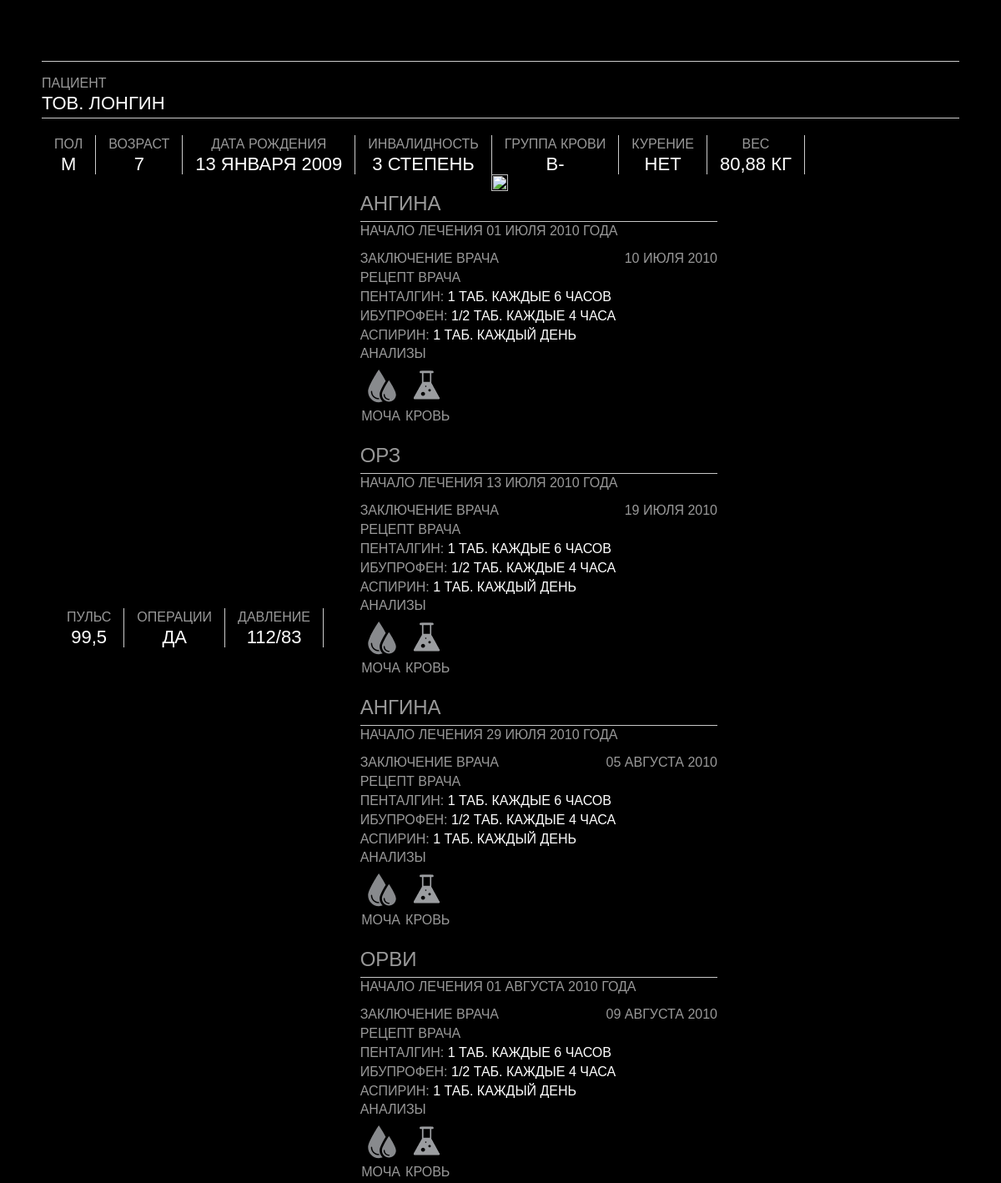
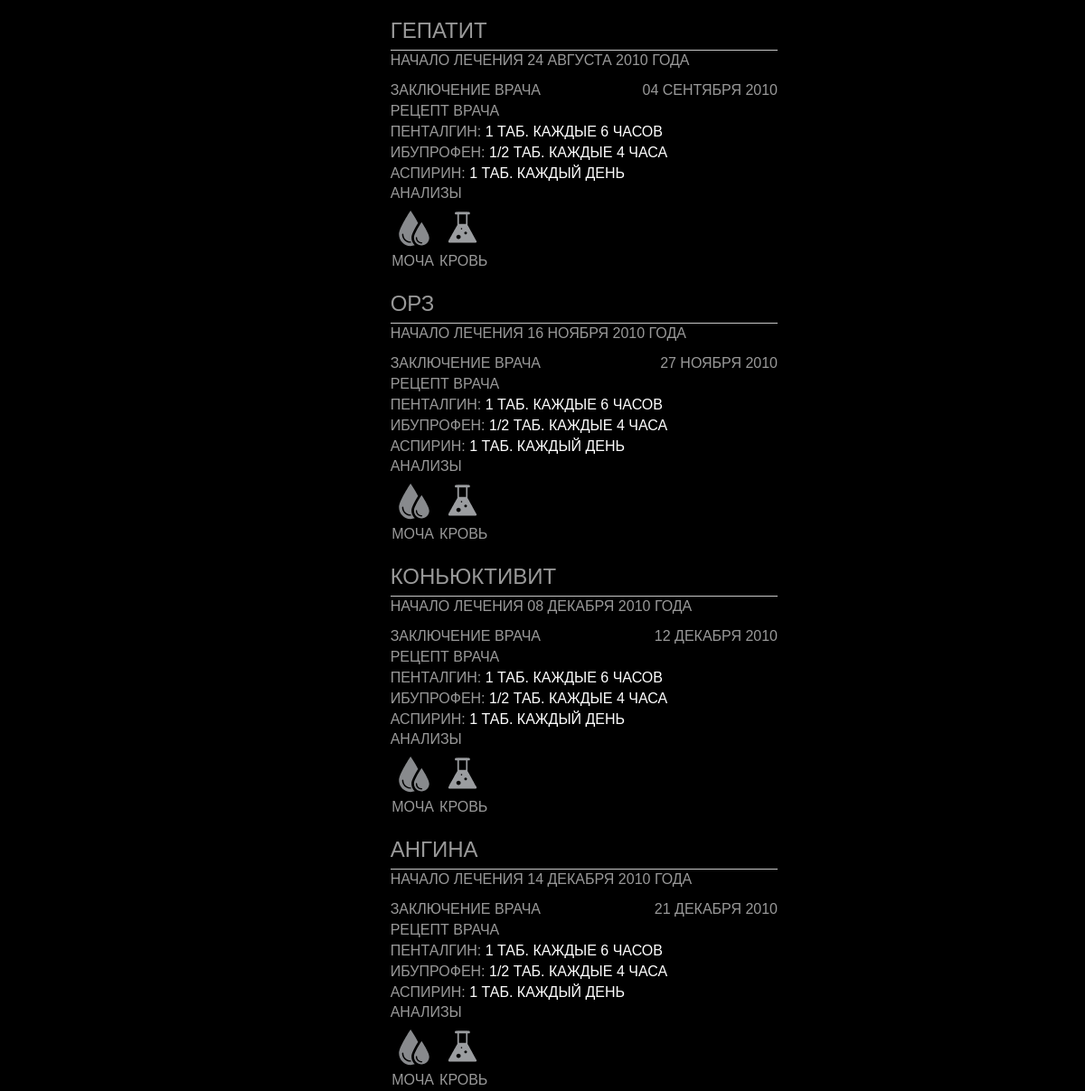
Screenshot of /history/patient/0 with the database file from the repository (2 pictures, top to bottom).
### app/models.py (models this page shows)
class Person(models.Model):
    sex = models.BooleanField()
    name = models.CharField(max_length=250)
    last_name = models.CharField(max_length=250)
    birthday = models.DateField()
    smoker = models.BooleanField()
    diabet = models.BooleanField()
    weight = models.FloatField()
    pressure_l = models.IntegerField()
    pressure_h = models.IntegerField()
    pulse = models.FloatField()
    had_surgery = models.BooleanField()
    blood_type = models.IntegerField()
    class Meta:
        db_table = 'person'
    @property
    def age(self):
        now = datetime.datetime.now()
        current_year = int(now.year)
        birth_year = int(self.birthday.year)
        return current_year - birth_year

class Disease(models.Model):
    start_date = models.DateField()
    end_date = models.DateField()
    id_person = models.ForeignKey(db_column='id_person',
                                  to=Person)
    analysis = models.TextField(null=True)
    medicaments = models.TextField(null=True)
    medical_report = models.TextField(null=True)
    disease = models.TextField(null=True)
    chronical = models.BooleanField()
    surgery = models.BooleanField()
    class Meta:
        db_table = 'disease'

### app/views.py (the view)
def show_patient_info(request, patient_id):
    person = Person.objects.get(id=patient_id)
    diseases = Disease.objects.filter(id_person=patient_id).order_by('start_date')
    context = {'person': person,
               'diseases': diseases}
    return render(request=request,
                  template_name='app/patient/info.html',
                  context=context)

### app/templates/app/patient/info.html (shortened to what this page needs)
{% extends 'app/patient/history.html' %}
{% load staticfiles %}
{% block info %}
<div class="col-md-5">
    <div class="col-md-1 col-md-offset-4">
        <a href="/history/patient/{{ person.id }}/prediction">
            <img src="{% static 'app/img/predictions.png' %}" style="width: 20px; height: 20px"/>
        </a>
    </div>
    {% for disease in diseases %}
    <h3 class="text-uppercase">{{ disease.disease }}</h3>
    <div style="border-bottom: 1px solid #c8c8c8;"></div>
    <p class="text-uppercase">начало лечения {{ disease.start_date | date:"d E Y" }} года</p>
    <div>
        <div class="text-uppercase block-title">заключение врача
            <div style="text-align: right; display: inline-block; float: right;">{{ disease.end_date | date:"d E Y" }}</div>
        </div>
    </div>
    <div class="text-uppercase block-title">рецепт врача</div>
    <div class="block-text">
        <div>Пенталгин: <span style="color: white">1 таб. каждые 6 часов</span></div>
        <div>Ибупрофен: <span style="color: white">1/2 таб. каждые 4 часа</span></div>
        <div>Аспирин: <span style="color: white">1 таб. каждый день</span></div>
    </div>
    <div class="text-uppercase block-title">анализы</div>
    <div>
        <div style="width: 50px; display: inline-block;">
            <img src="{% static 'app/img/analiz33-01.svg' %}"/>
            <div style="text-align: center">Моча</div>
        </div>
        <div style="width: 50px; display: inline-block;">
            <img src="{% static 'app/img/analiz334-01.svg' %}"/>
            <div style="text-align: center">Кровь</div>
        </div>
    </div>
    {% endfor %}
</div>
{% endblock %}

### app/templates/app/patient/history.html
{% extends 'app/layout.html' %}
{% block content %}
    <div class="container-fluid">
        {% include 'app/patient/top_plate.html' %}
        <div class="row">
            {% include 'app/patient/body.html' %}
            {% block info %}{% endblock %}
        </div>
    </div>
{% endblock %}

### app/templates/app/layout.html (shortened to what this page needs)
﻿<!DOCTYPE html>
<html>
<head>
    {% include 'app/styles.html' %}
</head>
<body>
    {% block content %}{% endblock %}
</body>
</html>

### app/templates/app/scripts.html (shortened to what this page needs)
{% load staticfiles %}

### app/templates/app/styles.html
{% load staticfiles %}
<link rel="stylesheet" type="text/css" href="{% static 'app/content/bootstrap.min.css' %}" />
<link rel="stylesheet" type="text/css" href="{% static 'app/content/site.css' %}" />

### app/templates/app/patient/top_plate.html (shortened to what this page needs)
<div class="row">
    <div class="header-name col-md-12">
        <span class="head">Пациент</span>
        <span class="h1">{{ person.last_name }} {{ person.name }}</span>
    </div>
</div>
<div class="row">
    <div class="col-md-1 head-info-block">
    <span>Пол</span>
    <span class="h1">{% if person.sex %}М{% else %}Ж{% endif %}</span>
    </div>
    <div class="col-md-1 head-info-block">
    <span>Возраст</span>
    <span class="h1">{{ person.age }}</span>
    </div>
    <div class="col-md-1 head-info-block">
    <span>Дата рождения</span>
    <span class="h1">{{ person.birthday | date:"d E Y" }}</span>
    </div>
    <div class="col-md-1 head-info-block">
    <span>Инвалидность</span>
    <span class="h1">3 степень</span>
    </div>
    <div class="col-md-1 head-info-block">
    <span>Группа крови</span>
    <span class="h1">
        {% if person.blood_type == 4 %}
            B-
        {% endif %}
    </span>
    </div>
    <div class="col-md-1 head-info-block">
    <span>Курение</span>
    <span class="h1">
        {% if person.smoker %}
            Да
            {% else %}
            Нет
        {% endif %}
    </span>
    </div>
    <div class="col-md-1 head-info-block">
    <span>Вес</span>
    <span class="h1">{{ person.weight | floatformat:2 }} кг</span>
  </div>
</div>

### app/templates/app/patient/body.html
<div class="col-md-4">
    <div id="man-chart" style="width: 100%; height: 500px"></div>
    <div class="row">
      <div class="col-md-4 head-info-block">
        <span>Пульс</span>
        <span class="h1">{{ person.pulse }}</span>
      </div>
    <div class="col-md-4 head-info-block">
        <span>Операции</span>
        <span class="h1">{% if person.had_surgery %}Да{% else %}Нет{% endif %}</span>
      </div>
    <div class="col-md-4 head-info-block">
        <span>Давление</span>
        <span class="h1">{{ person.pressure_h }}/{{ person.pressure_l }}</span>
      </div>
    </div>
</div>

### app/static/app/content/site.css (style rules this page uses)
span.h1 { display: block; color: #ffffff; font-family: "Bebas Neue Regular", sans-serif; font-size: 22px; font-style: normal; font-weight: normal; }
.header-name { border-top: 1px solid #ccc; border-bottom: 1px solid #ccc; padding: 15px 0 5px 0; }
.head-info-block { width: auto; margin-top: 20px; text-align: center; border-right: 1px solid #ccc; }
.row { margin: auto; }

### rows the page displays
Person: last_name "ТОВ.", name "ЛОНГИН", age "7", birthday "13 ЯНВАРЯ 2009", weight "80,88", pulse "99,5", pressure_h "112", pressure_l "83"
Disease: disease "АНГИНА", start_date "01 ИЮЛЯ 2010", end_date "10 ИЮЛЯ 2010"
Disease: disease "ОРЗ", start_date "13 ИЮЛЯ 2010", end_date "19 ИЮЛЯ 2010"
Disease: disease "АНГИНА", start_date "29 ИЮЛЯ 2010", end_date "05 АВГУСТА 2010"
Disease: disease "ОРВИ", start_date "01 АВГУСТА 2010", end_date "09 АВГУСТА 2010"
Disease: disease "ГЕПАТИТ", start_date "24 АВГУСТА 2010", end_date "04 СЕНТЯБРЯ 2010"
Disease: disease "ОРЗ", start_date "16 НОЯБРЯ 2010", end_date "27 НОЯБРЯ 2010"
Disease: disease "КОНЬЮКТИВИТ", start_date "08 ДЕКАБРЯ 2010", end_date "12 ДЕКАБРЯ 2010"
Disease: disease "АНГИНА", start_date "14 ДЕКАБРЯ 2010", end_date "21 ДЕКАБРЯ 2010"
